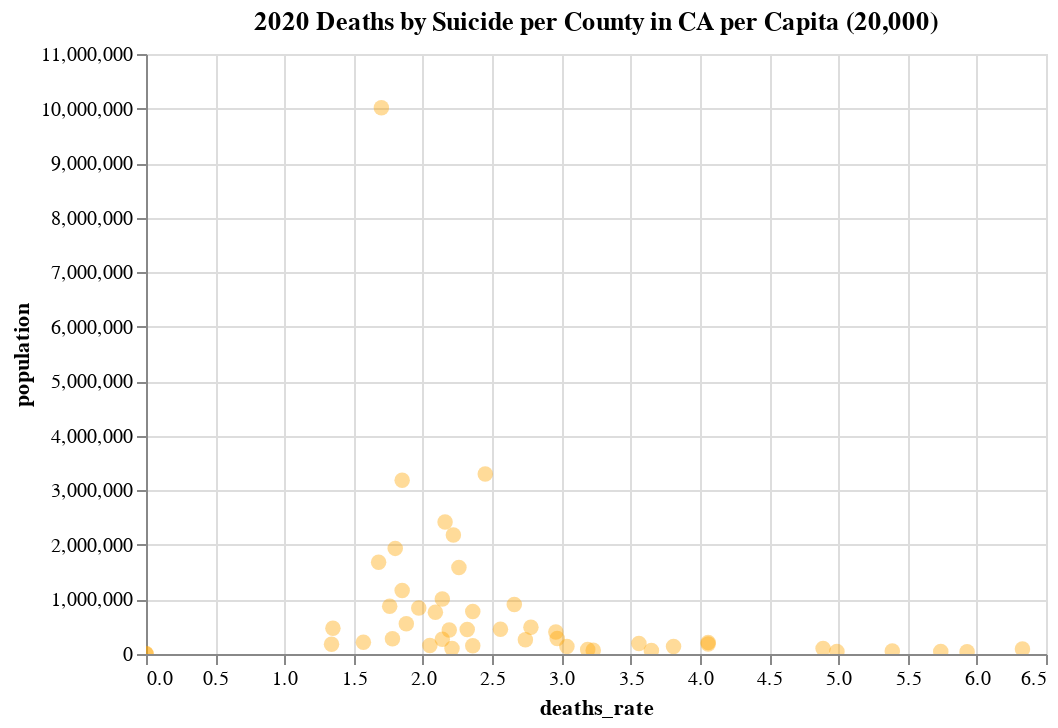

Source (notebook cell):
### Code cell
source = suicide_data

alt.Chart(source).mark_circle(size=60).encode(
    y='population:Q',
    x='deaths_rate:Q',
    tooltip=['county', 'facility_count', 'population', 'deaths', 'deaths_rate'],
).properties(width=450, title='2020 Deaths by Suicide per County in CA per Capita (20,000)'
).configure_mark(
    opacity=0.4,
    color='orange'
).interactive()

### Figure 1 — Vega-Lite specification as saved in the notebook (floating-point values rounded to 4 significant figures)
{"config": {"view": {"continuousWidth": 400, "continuousHeight": 300}, "mark": {"color": "orange", "opacity": 0.4}}, "data": {"name": "data-f61a7a4741a3614a41e56db2f2b112b8"}, "mark": {"type": "circle", "size": 60}, "encoding": {"tooltip": [{"field": "county", "type": "nominal"}, {"field": "facility_count", "type": "quantitative"}, {"field": "population", "type": "quantitative"}, {"field": "deaths", "type": "quantitative"}, {"field": "deaths_rate", "type": "quantitative"}], "x": {"field": "deaths_rate", "type": "quantitative"}, "y": {"field": "population", "type": "quantitative"}}, "selection": {"selector003": {"type": "interval", "bind": "scales", "encodings": ["x", "y"]}}, "title": "2020 Deaths by Suicide per County in CA per Capita (20,000)", "width": 450, "$schema": "https://vega.github.io/schema/vega-lite/v4.17.0.json", "datasets": {"data-f61a7a4741a3614a41e56db2f2b112b8": [{"county": "ALAMEDA", "facility_count": 48.0, "population": 1682353, "deaths": 141.0, "deaths_rate": 1.68}, {"county": "ALPINE", "facility_count": null, "population": 1204, "deaths": 0.0, "deaths_rate": 0.0}, {"county": "AMADOR", "facility_count": 1.0, "population": 40474, "deaths": 12.0, "deaths_rate": 5.93}, {"county": "BUTTE", "facility_count": 12.0, "population": 211632, "deaths": 43.0, "deaths_rate": 4.06}, {"county": "CALAVERAS", "facility_count": 4.0, "population": 45292, "deaths": 13.0, "deaths_rate": 5.74}, {"county": "COLUSA", "facility_count": 1.0, "population": 21839, "deaths": null, "deaths_rate": null}, {"county": "CONTRA COSTA", "facility_count": 28.0, "population": 1165927, "deaths": 108.0, "deaths_rate": 1.85}, {"county": "DEL NORTE", "facility_count": null, "population": 27743, "deaths": null, "deaths_rate": null}, {"county": "EL DORADO", "facility_count": 9.0, "population": 191185, "deaths": 34.0, "deaths_rate": 3.56}, {"county": "FRESNO", "facility_count": 46.0, "population": 1008654, "deaths": 108.0, "deaths_rate": 2.14}, {"county": "GLENN", "facility_count": 1.0, "population": 28917, "deaths": null, "deaths_rate": null}, {"county": "HUMBOLDT", "facility_count": 10.0, "population": 136463, "deaths": 26.0, "deaths_rate": 3.81}, {"county": "IMPERIAL", "facility_count": 5.0, "population": 179702, "deaths": 12.0, "deaths_rate": 1.34}, {"county": "INYO", "facility_count": 2.0, "population": 19016, "deaths": null, "deaths_rate": null}, {"county": "KERN", "facility_count": 27.0, "population": 909235, "deaths": 121.0, "deaths_rate": 2.66}, {"county": "KINGS", "facility_count": 5.0, "population": 152486, "deaths": 18.0, "deaths_rate": 2.36}, {"county": "LAKE", "facility_count": 5.0, "population": 68163, "deaths": 11.0, "deaths_rate": 3.23}, {"county": "LASSEN", "facility_count": null, "population": 32730, "deaths": null, "deaths_rate": null}, {"county": "LOS ANGELES", "facility_count": 626.0, "population": 10014009, "deaths": 849.0, "deaths_rate": 1.7}, {"county": "MADERA", "facility_count": null, "population": 156255, "deaths": 16.0, "deaths_rate": 2.05}, {"county": "MARIN", "facility_count": 30.0, "population": 262321, "deaths": 36.0, "deaths_rate": 2.74}, {"county": "MARIPOSA", "facility_count": 1.0, "population": 17131, "deaths": null, "deaths_rate": null}, {"county": "MENDOCINO", "facility_count": 7.0, "population": 91601, "deaths": 29.0, "deaths_rate": 6.33}, {"county": "MERCED", "facility_count": 7.0, "population": 281202, "deaths": 25.0, "deaths_rate": 1.78}, {"county": "MODOC", "facility_count": null, "population": 8700, "deaths": 0.0, "deaths_rate": 0.0}, {"county": "MONO", "facility_count": null, "population": 13195, "deaths": null, "deaths_rate": null}, {"county": "MONTEREY", "facility_count": 16.0, "population": 439035, "deaths": 48.0, "deaths_rate": 2.19}, {"county": "NAPA", "facility_count": 6.0, "population": 138019, "deaths": 21.0, "deaths_rate": 3.04}, {"county": "NEVADA", "facility_count": 5.0, "population": 102241, "deaths": 25.0, "deaths_rate": 4.89}, {"county": "ORANGE", "facility_count": 392.0, "population": 3186989, "deaths": 295.0, "deaths_rate": 1.85}, {"county": "PLACER", "facility_count": 16.0, "population": 404739, "deaths": 60.0, "deaths_rate": 2.96}, {"county": "PLUMAS", "facility_count": null, "population": 19790, "deaths": null, "deaths_rate": null}, {"county": "RIVERSIDE", "facility_count": 120.0, "population": 2418185, "deaths": 261.0, "deaths_rate": 2.16}, {"county": "SACRAMENTO", "facility_count": 64.0, "population": 1585055, "deaths": 179.0, "deaths_rate": 2.26}, {"county": "SAN BENITO", "facility_count": 5.0, "population": 64209, "deaths": null, "deaths_rate": null}, {"county": "SAN BERNARDINO", "facility_count": 64.0, "population": 2181654, "deaths": 242.0, "deaths_rate": 2.22}, {"county": "SAN DIEGO", "facility_count": 174.0, "population": 3298634, "deaths": 404.0, "deaths_rate": 2.45}, {"county": "SAN FRANCISCO", "facility_count": 56.0, "population": 873965, "deaths": 77.0, "deaths_rate": 1.76}, {"county": "SAN JOAQUIN", "facility_count": 22.0, "population": 779233, "deaths": 92.0, "deaths_rate": 2.36}, {"county": "SAN LUIS OBISPO", "facility_count": 15.0, "population": 282424, "deaths": 42.0, "deaths_rate": 2.97}, {"county": "SAN MATEO", "facility_count": 29.0, "population": 764442, "deaths": 80.0, "deaths_rate": 2.09}, {"county": "SANTA BARBARA", "facility_count": 34.0, "population": 448229, "deaths": 52.0, "deaths_rate": 2.32}, {"county": "SANTA CLARA", "facility_count": 49.0, "population": 1936259, "deaths": 174.0, "deaths_rate": 1.8}, {"county": "SANTA CRUZ", "facility_count": 21.0, "population": 270861, "deaths": 29.0, "deaths_rate": 2.14}, {"county": "SHASTA", "facility_count": 10.0, "population": 182155, "deaths": 37.0, "deaths_rate": 4.06}, {"county": "SIERRA", "facility_count": 1.0, "population": 3236, "deaths": null, "deaths_rate": null}, {"county": "SISKIYOU", "facility_count": 3.0, "population": 44076, "deaths": 11.0, "deaths_rate": 4.99}, {"county": "SOLANO", "facility_count": 15.0, "population": 453491, "deaths": 58.0, "deaths_rate": 2.56}, {"county": "SONOMA", "facility_count": 32.0, "population": 488863, "deaths": 68.0, "deaths_rate": 2.78}, {"county": "STANISLAUS", "facility_count": 17.0, "population": 552878, "deaths": 52.0, "deaths_rate": 1.88}, {"county": "SUTTER", "facility_count": 8.0, "population": 99633, "deaths": 11.0, "deaths_rate": 2.21}, {"county": "TEHAMA", "facility_count": 2.0, "population": 65829, "deaths": 12.0, "deaths_rate": 3.65}, {"county": "TRINITY", "facility_count": 1.0, "population": 16112, "deaths": null, "deaths_rate": null}, {"county": "TULARE", "facility_count": 22.0, "population": 473117, "deaths": 32.0, "deaths_rate": 1.35}, {"county": "TUOLUMNE", "facility_count": 1.0, "population": 55620, "deaths": 15.0, "deaths_rate": 5.39}, {"county": "VENTURA", "facility_count": 48.0, "population": 843843, "deaths": 83.0, "deaths_rate": 1.97}, {"county": "YOLO", "facility_count": 5.0, "population": 216403, "deaths": 17.0, "deaths_rate": 1.57}, {"county": "YUBA", "facility_count": 4.0, "population": 81575, "deaths": 13.0, "deaths_rate": 3.19}]}}
